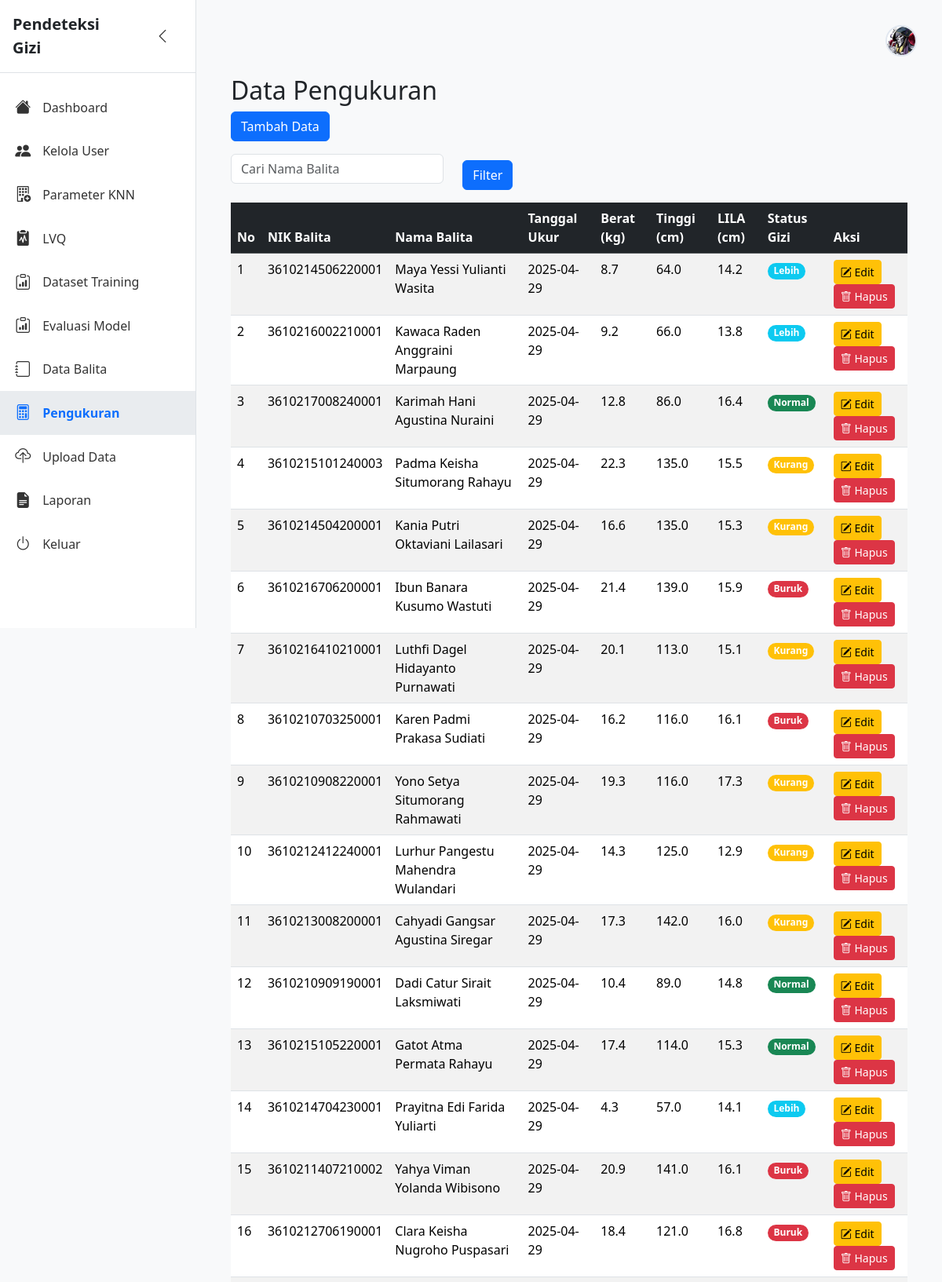
/pengukuran (signed in, upper part), run on the app's committed database.
### tables this page shows
CREATE TABLE klasifikasi (
            id INTEGER PRIMARY KEY AUTOINCREMENT,
            pengukuran_id INTEGER UNIQUE NOT NULL,
            status_gizi TEXT NOT NULL CHECK (status_gizi IN ('normal', 'kurang', 'lebih', 'buruk')),
            tanggal_klasifikasi DATE NOT NULL,
            FOREIGN KEY (pengukuran_id) REFERENCES pengukuran (id) ON DELETE CASCADE
        );

CREATE TABLE balita (
            id INTEGER PRIMARY KEY AUTOINCREMENT,
            nama TEXT NOT NULL,
            tanggal_lahir DATE NOT NULL,
            jenis_kelamin TEXT NOT NULL CHECK (jenis_kelamin IN ('L', 'P')),
            nama_ortu TEXT NOT NULL,
            created_at TIMESTAMP DEFAULT CURRENT_TIMESTAMP,
            updated_at TIMESTAMP DEFAULT CURRENT_TIMESTAMP
        , usia_tahun INTEGER, usia_bulan INTEGER, nik TEXT, provinsi VARCHAR(255) DEFAULT 'Banten', kabupaten VARCHAR(255) DEFAULT 'Lebak', kecamatan VARCHAR(255) DEFAULT 'Cimarga', puskesmas VARCHAR(255) DEFAULT 'Cimarga', desa VARCHAR(255), rt VARCHAR(10), rw VARCHAR(10), alamat_detail TEXT);

CREATE TABLE pengukuran (
            id INTEGER PRIMARY KEY AUTOINCREMENT,
            balita_id INTEGER NOT NULL,
            tanggal_ukur DATE NOT NULL,
            berat_badan REAL NOT NULL CHECK (berat_badan > 0),
            tinggi_badan REAL NOT NULL CHECK (tinggi_badan > 0),
            lingkar_lengan REAL NOT NULL CHECK (lingkar_lengan > 0),
            created_at TIMESTAMP DEFAULT CURRENT_TIMESTAMP,
            FOREIGN KEY (balita_id) REFERENCES balita (id) ON DELETE CASCADE
        );

### app.py (the view)
@app.route('/pengukuran')
@login_required
def data_pengukuran():
    nama_balita = request.args.get('nama_balita', '').strip()
    status_gizi = request.args.get('status_gizi', '').strip()
    page = request.args.get('page', 1, type=int)
    per_page = 50
    offset = (page - 1) * per_page
    conn = get_db()
    try:
        query = '''
            SELECT p.*, b.nama as nama_balita, b.nik as nik_balita, k.status_gizi
            FROM pengukuran p
            JOIN balita b ON p.balita_id = b.id
            LEFT JOIN klasifikasi k ON p.id = k.pengukuran_id
            WHERE 1=1
        '''
        params = []
        if nama_balita:
            query += ' AND b.nama LIKE ?'
            params.append(f'%{nama_balita}%')
        if status_gizi:
            query += ' AND k.status_gizi = ?'
            params.append(status_gizi)
        query += ' ORDER BY p.tanggal_ukur DESC LIMIT ? OFFSET ?'
        params.extend([per_page, offset])
        pengukuran = conn.execute(query, params).fetchall()
        count_query = '''
            SELECT COUNT(*)
            FROM pengukuran p
            JOIN balita b ON p.balita_id = b.id
            LEFT JOIN klasifikasi k ON p.id = k.pengukuran_id
            WHERE 1=1
        '''
        count_params = []
        if nama_balita:
            count_query += ' AND b.nama LIKE ?'
            count_params.append(f'%{nama_balita}%')
        if status_gizi:
            count_query += ' AND k.status_gizi = ?'
            count_params.append(status_gizi)
        if count_params:
            total_data = conn.execute(count_query, count_params).fetchone()[0]
        else:
            total_data = conn.execute(count_query).fetchone()[0]
    finally:
        conn.close()
    has_next = (offset + per_page) < total_data
    return render_template('pengukuran/data.html', pengukuran=pengukuran, page=page, has_next=has_next)

### app.py (called while the page is built)
def get_db():
    conn = sqlite3.connect(app.config['DATABASE'])
    conn.row_factory = sqlite3.Row
    conn.execute("PRAGMA foreign_keys = ON")
    return conn

def login_required(f):
    @wraps(f)
    def decorated(*args, **kwargs):
        if 'user_id' not in session:
            flash('Silakan login terlebih dahulu', 'danger')
            return redirect(url_for('login'))
        return f(*args, **kwargs)
    return decorated

### templates/pengukuran/data.html (shortened to what this page needs)
{% extends "base.html" %}
{% block content %}
<div class="container mt-4">
    <h2>Data Pengukuran</h2>
    <a href="{{ url_for('tambah_pengukuran') }}" class="btn btn-primary mb-3">
         Tambah Data
    </a>
<form method="GET" class="mb-3">
    <div class="row">
        <div class="col-md-4">
            <input type="text" class="form-control" name="nama_balita" placeholder="Cari Nama Balita" value="{{ request.args.get('nama_balita', '') }}">
        </div>
        <div class="col-md-4 mt-2">
            <button type="submit" class="btn btn-primary">Filter</button>
        </div>
    </div>
</form>
    <div class="table-responsive">
        <table class="table table-striped table-hover">
            <thead class="table-dark">
                <tr>
                    <th>No</th>
                    <th>NIK Balita</th>
                    <th>Nama Balita</th>
                    <th>Tanggal Ukur</th>
                    <th>Berat (kg)</th>
                    <th>Tinggi (cm)</th>
                    <th>LILA (cm)</th>
                    <th>Status Gizi</th>
                    <th>Aksi</th>
                </tr>
            </thead>
            <tbody>
                {% for p in pengukuran %}
                <tr>
                    <td>{{ loop.index + (page - 1) * 50 }}</td>
                    <td>{{ p.nik_balita }}</td>
                    <td>{{ p.nama_balita }}</td>
                    <td>{{ p.tanggal_ukur }}</td>
                    <td>{{ "%.1f"|format(p.berat_badan) }}</td>
                    <td>{{ "%.1f"|format(p.tinggi_badan) }}</td>
                    <td>{{ "%.1f"|format(p.lingkar_lengan) }}</td>
                    <td>
                        {% if p.status_gizi %}
                            <span class="badge rounded-pill bg-{{
                                'success' if p.status_gizi == 'normal' else
                                'warning' if p.status_gizi == 'kurang' else
                                'danger' if p.status_gizi == 'buruk' else
                                'info' }}">
                                {{ p.status_gizi|capitalize }}
                            </span>
                        {% else %}
                            <span class="badge bg-secondary">Belum diperiksa</span>
                        {% endif %}
                    </td>
                    <td>
                        <a href="{{ url_for('edit_pengukuran', id=p.id) }}"
                           class="btn btn-sm btn-warning" title="Edit">
                           <i class="bi bi-pencil-square"></i> Edit
                        </a>
                        <a href="{{ url_for('hapus_pengukuran', id=p.id) }}"
                           class="btn btn-sm btn-danger" title="Hapus"
                           onclick="return confirm('Yakin ingin menghapus data ini?')">
                           <i class="bi bi-trash"></i> Hapus
                        </a>
                    </td>
                </tr>
                {% endfor %}
            </tbody>
        </table>
    </div>
</div>
{% endblock %}

### templates/base.html (style rules this page uses)
body { background: #f8f9fa; }

### data on the page
klasifikasi: nik_balita "3610214506220001", nama_balita "Maya Yessi Yulianti Wasita", tanggal_ukur "2025-04-29", status_gizi "Lebih"
pengukuran: berat_badan "8.7", tinggi_badan "64.0", lingkar_lengan "14.2"
klasifikasi: nik_balita "3610216002210001", nama_balita "Kawaca Raden Anggraini Marpaung", tanggal_ukur "2025-04-29", status_gizi "Lebih"
pengukuran: berat_badan "9.2", tinggi_badan "66.0", lingkar_lengan "13.8"
klasifikasi: nik_balita "3610217008240001", nama_balita "Karimah Hani Agustina Nuraini", tanggal_ukur "2025-04-29", status_gizi "Normal"
pengukuran: berat_badan "12.8", tinggi_badan "86.0", lingkar_lengan "16.4"
klasifikasi: nik_balita "3610215101240003", nama_balita "Padma Keisha Situmorang Rahayu", tanggal_ukur "2025-04-29", status_gizi "Kurang"
pengukuran: berat_badan "22.3", tinggi_badan "135.0", lingkar_lengan "15.5"
klasifikasi: nik_balita "3610214504200001", nama_balita "Kania Putri Oktaviani Lailasari", tanggal_ukur "2025-04-29", status_gizi "Kurang"
pengukuran: berat_badan "16.6", tinggi_badan "135.0", lingkar_lengan "15.3"
klasifikasi: nik_balita "3610216706200001", nama_balita "Ibun Banara Kusumo Wastuti", tanggal_ukur "2025-04-29", status_gizi "Buruk"
pengukuran: berat_badan "21.4", tinggi_badan "139.0", lingkar_lengan "15.9"
klasifikasi: nik_balita "3610216410210001", nama_balita "Luthfi Dagel Hidayanto Purnawati", tanggal_ukur "2025-04-29", status_gizi "Kurang"
pengukuran: berat_badan "20.1", tinggi_badan "113.0", lingkar_lengan "15.1"
klasifikasi: nik_balita "3610210703250001", nama_balita "Karen Padmi Prakasa Sudiati", tanggal_ukur "2025-04-29", status_gizi "Buruk"
pengukuran: berat_badan "16.2", tinggi_badan "116.0", lingkar_lengan "16.1"
klasifikasi: nik_balita "3610210908220001", nama_balita "Yono Setya Situmorang Rahmawati", tanggal_ukur "2025-04-29", status_gizi "Kurang"
pengukuran: berat_badan "19.3", tinggi_badan "116.0", lingkar_lengan "17.3"
klasifikasi: nik_balita "3610212412240001", nama_balita "Lurhur Pangestu Mahendra Wulandari", tanggal_ukur "2025-04-29", status_gizi "Kurang"
pengukuran: berat_badan "14.3", tinggi_badan "125.0", lingkar_lengan "12.9"
klasifikasi: nik_balita "3610213008200001", nama_balita "Cahyadi Gangsar Agustina Siregar", tanggal_ukur "2025-04-29", status_gizi "Kurang"
pengukuran: berat_badan "17.3", tinggi_badan "142.0", lingkar_lengan "16.0"
klasifikasi: nik_balita "3610210909190001", nama_balita "Dadi Catur Sirait Laksmiwati", tanggal_ukur "2025-04-29", status_gizi "Normal"
pengukuran: berat_badan "10.4", tinggi_badan "89.0", lingkar_lengan "14.8"
klasifikasi: nik_balita "3610215105220001", nama_balita "Gatot Atma Permata Rahayu", tanggal_ukur "2025-04-29", status_gizi "Normal"
pengukuran: berat_badan "17.4", tinggi_badan "114.0", lingkar_lengan "15.3"
klasifikasi: nik_balita "3610214704230001", nama_balita "Prayitna Edi Farida Yuliarti", tanggal_ukur "2025-04-29", status_gizi "Lebih"
pengukuran: berat_badan "4.3", tinggi_badan "57.0", lingkar_lengan "14.1"
klasifikasi: nik_balita "3610211407210002", nama_balita "Yahya Viman Yolanda Wibisono", tanggal_ukur "2025-04-29", status_gizi "Buruk"
pengukuran: berat_badan "20.9", tinggi_badan "141.0", lingkar_lengan "16.1"
klasifikasi: nik_balita "3610212706190001", nama_balita "Clara Keisha Nugroho Puspasari", tanggal_ukur "2025-04-29", status_gizi "Buruk"
pengukuran: berat_badan "18.4", tinggi_badan "121.0", lingkar_lengan "16.8"
